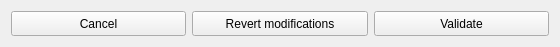
<?xml version="1.0" encoding="UTF-8"?>
<ui version="4.0">
 <class>WidgetGlobalFormButtons</class>
 <widget class="QWidget" name="WidgetGlobalFormButtons">
  <property name="geometry">
   <rect>
    <x>0</x>
    <y>0</y>
    <width>560</width>
    <height>43</height>
   </rect>
  </property>
  <property name="maximumSize">
   <size>
    <width>16777215</width>
    <height>50</height>
   </size>
  </property>
  <property name="windowTitle">
   <string>Form</string>
  </property>
  <layout class="QHBoxLayout" name="horizontalLayout_2">
   <item>
    <widget class="QPushButton" name="button_cancel">
     <property name="minimumSize">
      <size>
       <width>0</width>
       <height>25</height>
      </size>
     </property>
     <property name="text">
      <string>Cancel</string>
     </property>
     <property name="icon">
      <iconset resource="../../../data/ui_pictures.qrc">
       <normaloff>:/buttons/logo/images/cancel.png</normaloff>:/buttons/logo/images/cancel.png</iconset>
     </property>
    </widget>
   </item>
   <item>
    <widget class="QPushButton" name="button_revert">
     <property name="minimumSize">
      <size>
       <width>0</width>
       <height>25</height>
      </size>
     </property>
     <property name="text">
      <string>Revert modifications</string>
     </property>
     <property name="icon">
      <iconset resource="../../../data/ui_pictures.qrc">
       <normaloff>:/buttons/logo/images/revert.png</normaloff>:/buttons/logo/images/revert.png</iconset>
     </property>
    </widget>
   </item>
   <item>
    <widget class="QPushButton" name="button_ok">
     <property name="minimumSize">
      <size>
       <width>0</width>
       <height>25</height>
      </size>
     </property>
     <property name="text">
      <string>Validate</string>
     </property>
     <property name="icon">
      <iconset resource="../../../data/ui_pictures.qrc">
       <normaloff>:/buttons/logo/images/apply.png</normaloff>:/buttons/logo/images/apply.png</iconset>
     </property>
    </widget>
   </item>
  </layout>
 </widget>
 <resources>
  <include location="../../../data/ui_pictures.qrc"/>
 </resources>
 <connections/>
 <slots>
  <signal>applyClicked()</signal>
  <signal>revertClicked()</signal>
  <signal>cancelClicked()</signal>
 </slots>
</ui>
